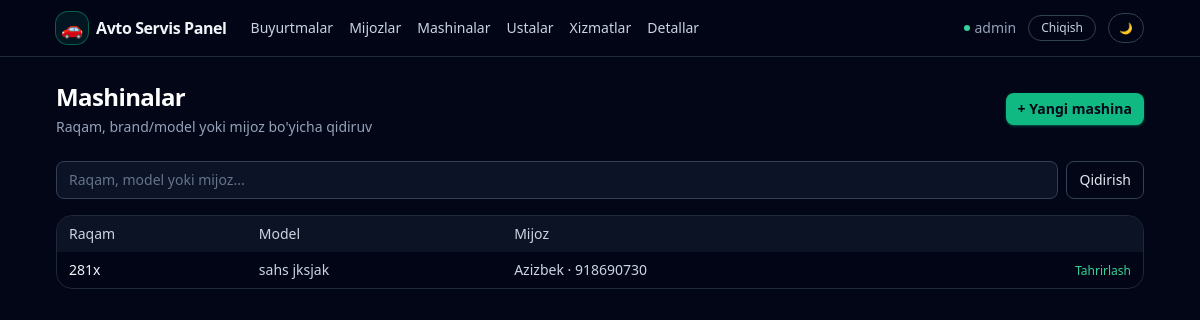
The page /cars/ (signed in) on the database its author committed.
### apps/models.py (models this page shows, shortened)
class User(AbstractUser):
    telegram_username = models.CharField(
        _("Telegram username"), max_length=255, null=True, blank=True
    )
    telegram_id = models.BigIntegerField(_("Telegram ID"), null=True, blank=True)
    telegram_chat_id = models.BigIntegerField(
        _("Telegram chat ID"), null=True, blank=True
    )
    telegram_username_validator = RegexValidator(
        regex=r"^[a-zA-Z0-9_]{5,32}$",
        message=_(
            "Telegram username can only contain letters, numbers and underscores"
        ),
    )
    role = models.CharField(
        _("Role"), max_length=32, choices=Role.choices, default=Role.USER
    )
    phone = models.CharField(
        _("Phone number"),
        max_length=20,
        blank=True,
        help_text=_("Contact phone number"),
    )
    class Meta:
        verbose_name = _("User")
        verbose_name_plural = _("Users")

class Car(models.Model):
    customer = models.ForeignKey(
        Customer, on_delete=models.CASCADE, related_name="cars"
    )
    brand = models.CharField(_("Brand"), max_length=100)
    model = models.CharField(_("Model"), max_length=100, blank=True)
    plate_number = models.CharField(
        _("Plate number"),
        max_length=20,
        db_index=True,
    )
    vin = models.CharField(_("VIN"), max_length=64, blank=True)
    class Meta:
        verbose_name = _("Car")
        verbose_name_plural = _("Cars")

class Customer(models.Model):
    full_name = models.CharField(_("Full name"), max_length=255)
    phone = models.CharField(
        _("Phone"),
        max_length=20,
        db_index=True,
    )
    telegram_username = models.CharField(
        _("Telegram username"), max_length=255, null=True, blank=True
    )
    class Meta:
        verbose_name = _("Customer")
        verbose_name_plural = _("Customers")

### apps/views/cars.py (the view, shortened to what this page needs)
# urls.py: path("cars/", car_list, name="car_list"),
@login_required
def car_list(request):
    qs = Car.objects.select_related("customer").all().order_by("plate_number")
    q = request.GET.get("q")
    context = {"cars": qs, "q": q or ""}
    return render(request, "cars/car_list.html", context)

### templates/cars/car_list.html (shortened to what this page needs)
{% extends "base.html" %}
{% block content %}
<div class="flex items-center justify-between mb-6">
    <div>
        <h1 class="text-xl sm:text-2xl font-semibold tracking-tight text-white">Mashinalar</h1>
        <p class="text-xs sm:text-sm text-slate-400 mt-1">
            Raqam, brand/model yoki mijoz bo'yicha qidiruv
        </p>
    </div>
    <a href="{% url 'apps:car_create' %}"
       class="inline-flex items-center rounded-lg bg-emerald-500 hover:bg-emerald-400 px-3 py-1.5 text-xs sm:text-sm font-semibold text-slate-950 shadow shadow-emerald-500/40">
        + Yangi mashina
    </a>
</div>
<form method="get" class="mb-4">
    <div class="flex gap-2">
        <input type="text" name="q"
               value="{{ q }}"
               placeholder="Raqam, model yoki mijoz..."
               class="w-full rounded-lg border border-slate-700 bg-slate-900/80 px-3 py-2 text-xs sm:text-sm text-slate-100 placeholder-slate-500 focus:outline-none focus:ring-2 focus:ring-emerald-500/60 focus:border-emerald-500">
        <button type="submit"
                class="inline-flex items-center rounded-lg border border-slate-700 px-3 py-1.5 text-xs sm:text-sm font-medium text-slate-200 hover:bg-slate-800 transition">
            Qidirish
        </button>
    </div>
</form>
<div class="rounded-2xl border border-slate-800 bg-slate-950/60 overflow-hidden">
    <div class="overflow-x-auto">
        <table class="min-w-full text-xs sm:text-sm">
            <thead class="bg-slate-900/80 text-slate-300">
            <tr>
                <th class="px-3 py-2 text-left font-medium">Raqam</th>
                <th class="px-3 py-2 text-left font-medium">Model</th>
                <th class="px-3 py-2 text-left font-medium">Mijoz</th>
                <th class="px-3 py-2 text-right font-medium"></th>
            </tr>
            </thead>
            <tbody class="divide-y divide-slate-800">
            {% for car in cars %}
                <tr class="hover:bg-slate-900/70">
                    <td class="px-3 py-2 text-slate-100">
                        <a href="{% url 'apps:car_history' car.pk %}" class="hover:underline">
                            {{ car.plate_number }}
                        </a>
                    </td>
                    <td class="px-3 py-2 text-slate-300">
                        {{ car.brand }} {{ car.model }}
                    </td>
                    <td class="px-3 py-2 text-slate-300">
                        {{ car.customer.full_name }} · {{ car.customer.phone }}
                    </td>
                    <td class="px-3 py-2 text-right">
                        <a href="{% url 'apps:car_update' car.pk %}"
                           class="text-xs text-emerald-400 hover:text-emerald-300">
                            Tahrirlash
                        </a>
                    </td>
                </tr>
            {% empty %}
                <tr>
                    <td colspan="4" class="px-3 py-4 text-center text-slate-500">
                        Mashinalar topilmadi
                    </td>
                </tr>
            {% endfor %}
            </tbody>
        </table>
    </div>
</div>
{% endblock %}

### templates/base.html (shortened to what this page needs)
{% load static %}
<!DOCTYPE html>
<html lang="uz">
<head>
    <script src="https://cdn.tailwindcss.com"></script>
</head>
<body class="min-h-screen text-slate-100" data-theme="dark">
<div class="min-h-screen flex flex-col">
    <header class="border-b border-slate-800 bg-slate-950/80 backdrop-blur">
        <div class="mx-auto w-full max-w-6xl px-4 sm:px-6 lg:px-8 py-3 flex items-center justify-between">
            <div class="flex items-center gap-6">
                <a href="{% url 'apps:order_list' %}" class="inline-flex items-center gap-2">
                    <span class="inline-flex h-8 w-8 items-center justify-center rounded-xl bg-emerald-500/10 ring-1 ring-emerald-500/50">
                        <span class="text-lg">🚗</span>
                    </span>
                    <span class="font-semibold tracking-tight text-sm sm:text-base">Avto Servis Panel</span>
                </a>
                <nav class="hidden sm:flex items-center gap-4 text-xs sm:text-sm text-slate-300">
                    <a href="{% url 'apps:order_list' %}" class="hover:text-white transition">
                        Buyurtmalar
                    </a>
                    <a href="{% url 'apps:customer_list' %}" class="hover:text-white transition">
                        Mijozlar
                    </a>
                    <a href="{% url 'apps:car_list' %}" class="hover:text-white transition">
                        Mashinalar
                    </a>
                    <a href="{% url 'apps:master_list' %}" class="hover:text-white transition">
                        Ustalar
                    </a>
                    <a href="{% url 'apps:service_list' %}" class="hover:text-white transition">
                        Xizmatlar
                    </a>
                    <a href="{% url 'apps:part_list' %}" class="hover:text-white transition">
                        Detallar
                    </a>
                </nav>
            </div>
            <div class="flex items-center gap-3 text-xs sm:text-sm">
                {% if request.user.is_authenticated %}
                    <span class="hidden sm:inline-flex items-center gap-1 text-slate-400">
                        <span class="w-1.5 h-1.5 rounded-full bg-emerald-400 animate-pulse"></span>
                        {{ request.user.get_full_name|default:request.user.username }}
                    </span>
                    <a href="{% url 'logout' %}"
                       class="inline-flex items-center rounded-full border border-slate-700 px-3 py-1 text-xs font-medium text-slate-300 hover:bg-slate-800 transition">
                        Chiqish
                    </a>
                {% endif %}
                <button type="button" id="theme-toggle"
                        class="inline-flex items-center rounded-full border border-slate-700 px-2.5 py-1 text-[11px] font-medium text-slate-300 hover:bg-slate-800 transition">
                </button>
            </div>
        </div>
    </header>
    <main class="flex-1">
        <div class="mx-auto w-full max-w-6xl px-4 sm:px-6 lg:px-8 py-6">
            {% block content %}{% endblock %}
        </div>
    </main>
</div>
</body>
</html>

### templates/base.html (style rules this page uses)
body[data-theme="dark"] { background-color: rgb(2 6 23); color: rgb(241 245 249); }

### rows shown on the page
User: user.get_full_name "admin"
Car: plate_number "281x", brand "sahs", model "jksjak", customer.full_name "Azizbek", customer.phone "918690730"
